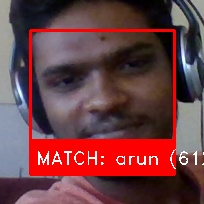
#> input picture snapshots/MATCH_arun_20261004_122101.jpg, 204 x 204 px
$ python -i face_detector.py   (imports and definitions only)
#> lines starting #> are read from the running program, lines starting #| are printed output that depends on the picture
#> further down, picture is the input picture: shape (204, 204, 3); mean B, G, R 67.4, 62.9, 108.9
### config/settings.py
import os

BASE_DIR = os.path.dirname(os.path.dirname(os.path.abspath(__file__)))

def _load_env():
    env_path = os.path.join(BASE_DIR, ".env")
    if os.path.exists(env_path):
        with open(env_path) as f:
            for line in f:
                line = line.strip()
                if line and not line.startswith("#") and "=" in line:
                    key, _, value = line.partition("=")
                    key = key.strip()
                    value = value.strip()
                    if value and not os.environ.get(key):
                        os.environ[key] = value

_load_env()
KNOWN_FACES_DIR = os.path.join(BASE_DIR, "known_faces")
SNAPSHOTS_DIR = os.path.join(BASE_DIR, "snapshots")
LOGS_DIR = os.path.join(BASE_DIR, "logs")
DATASET_DIR = os.path.join(BASE_DIR, "dataset")
MODELS_DIR = os.path.join(BASE_DIR, "models")

FACE_CASCADE_PATH = os.path.join(MODELS_DIR, "haarcascade_frontalface_default.xml")
EYE_CASCADE_PATH = os.path.join(MODELS_DIR, "haarcascade_eye.xml")

CAMERA_INDEX = 0
CONFIDENCE_THRESHOLD = 0.4
ALERT_COOLDOWN_SECONDS = 30
SNAPSHOT_KEEP = 50
SCALE_FACTOR = 1.3
MIN_NEIGHBORS = 5
FRAME_WIDTH = 640
FRAME_HEIGHT = 480
ALERT_EMAIL = "your_email@gmail.com"
SMTP_SERVER = "smtp.gmail.com"
SMTP_PORT = 587
SENDER_EMAIL = os.environ.get("SENDER_EMAIL", "")
SENDER_PASSWORD = os.environ.get("SENDER_PASSWORD", "")

YOLO_CFG = os.path.join(MODELS_DIR, "yolov4-tiny.cfg")
YOLO_WEIGHTS = os.path.join(MODELS_DIR, "yolov4-tiny.weights")
YOLO_NAMES = os.path.join(MODELS_DIR, "coco.names")
YOLO_CONFIDENCE = 0.4
YOLO_THRESHOLD = 0.4
SUSPICIOUS_OBJECTS = ["backpack", "handbag", "suitcase", "cell phone", "knife", "scissors"]
SIREN_ENABLED = True
SIREN_SOUND_PATH = os.path.join(BASE_DIR, "sounds", "siren.wav")

### src/face_detector.py
import cv2
import os
import sys
import time
from datetime import datetime

sys.path.append(os.path.dirname(os.path.dirname(os.path.abspath(__file__))))
from config.settings import (
    FACE_CASCADE_PATH, EYE_CASCADE_PATH,
    CAMERA_INDEX, SCALE_FACTOR, MIN_NEIGHBORS,
    FRAME_WIDTH, FRAME_HEIGHT, SNAPSHOTS_DIR
)


class FaceDetector:
    def __init__(self):
        self.face_cascade = cv2.CascadeClassifier(FACE_CASCADE_PATH)
        self.eye_cascade = cv2.CascadeClassifier(EYE_CASCADE_PATH)

        if self.face_cascade.empty():
            raise IOError("Failed to load face cascade classifier.")
        if self.eye_cascade.empty():
            raise IOError("Failed to load eye cascade classifier.")

    def detect_faces(self, frame):
        gray = cv2.cvtColor(frame, cv2.COLOR_BGR2GRAY)
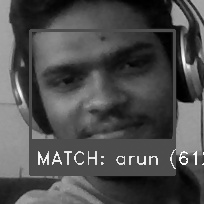
#> gray: shape (204, 204); min 0, max 254, mean 77.2
        faces = self.face_cascade.detectMultiScale(
            gray, scaleFactor=SCALE_FACTOR, minNeighbors=MIN_NEIGHBORS, minSize=(50, 50)
        )
#> faces = ()
        results = []
        for (x, y, w, h) in faces:
            roi_gray = gray[y:y+h, x:x+w]
            roi_color = frame[y:y+h, x:x+w]
            eyes = self.eye_cascade.detectMultiScale(roi_gray)
            results.append({
                "x": x, "y": y, "w": w, "h": h,
                "eyes_detected": len(eyes),
                "timestamp": datetime.now().strftime("%Y-%m-%d %H:%M:%S")
            })
#> this loop made 0 passes
#> after the loop, results = []
        return results

    def draw_detections(self, frame, detections):
        for det in detections:
            x, y, w, h = det["x"], det["y"], det["w"], det["h"]
            cv2.rectangle(frame, (x, y), (x+w, y+h), (0, 255, 0), 2)
            label = f"Face ({det['eyes_detected']} eyes)"
            cv2.putText(frame, label, (x, y-10),
                        cv2.FONT_HERSHEY_SIMPLEX, 0.6, (0, 255, 0), 2)
        return frame

    def save_snapshot(self, frame, detection):
        os.makedirs(SNAPSHOTS_DIR, exist_ok=True)
        timestamp = datetime.now().strftime("%Y%m%d_%H%M%S")
        filename = f"snapshot_{timestamp}.jpg"
        filepath = os.path.join(SNAPSHOTS_DIR, filename)
        x, y, w, h = detection["x"], detection["y"], detection["w"], detection["h"]
        padding = 20
        y1 = max(0, y - padding)
        y2 = min(frame.shape[0], y + h + padding)
        x1 = max(0, x - padding)
        x2 = min(frame.shape[1], x + w + padding)
        cv2.imwrite(filepath, frame[y1:y2, x1:x2])
        return filepath

>>> import cv2
>>> picture = cv2.imread('../snapshots/MATCH_arun_20261004_122101.jpg')
>>> result = FaceDetector().detect_faces(picture)
#> result = []

$ run again, on snapshots/MATCH_arun_20261004_122529.jpg
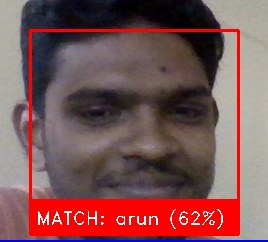
#> input picture snapshots/MATCH_arun_20261004_122529.jpg, 268 x 242 px
#> picture is the input picture: shape (242, 268, 3); mean B, G, R 85.8, 84.1, 125.5
#> in detect_faces, `gray = cv2.cvtColor(frame, cv2.COLOR_BGR2GRAY)`:
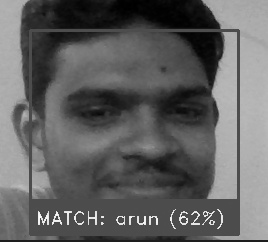
#> gray: shape (242, 268); min 0, max 254, mean 96.7
#> faces = [[49, 36, 196, 196]]
#> the loop in detect_faces, `for (x, y, w, h) in faces:` made 1 pass
#> (x, y, w, h, eyes) on pass 1: (49, 36, 196, 196, [[110, 52, 48, 48]])
#> pass 1, in detect_faces, `roi_color = frame[y:y+h, x:x+w]`:
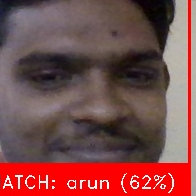
#> roi_color: shape (196, 196, 3); mean B, G, R 74.5, 75.6, 125.3
#> after the loop in detect_faces, `for (x, y, w, h) in faces:`: results = 1 item

$ run again, on snapshots/MATCH_ujjeef_20260910_162414.jpg
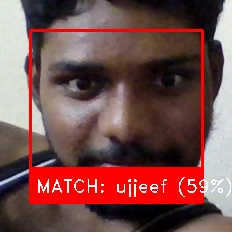
#> input picture snapshots/MATCH_ujjeef_20260910_162414.jpg, 232 x 232 px
#> picture is the input picture: shape (232, 232, 3); mean B, G, R 75.8, 77.7, 120.4
#> in detect_faces, `gray = cv2.cvtColor(frame, cv2.COLOR_BGR2GRAY)`:
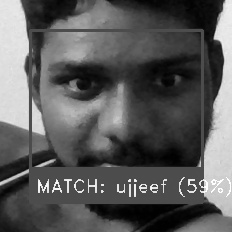
#> gray: shape (232, 232); min 0, max 255, mean 90.3
#> faces = [[20, 11, 196, 196]]
#> the loop in detect_faces, `for (x, y, w, h) in faces:` made 1 pass
#> (x, y, w, h, eyes) on pass 1: (20, 11, 196, 196, [[123, 44, 50, 50], [29, 40, 60, 60]])
#> pass 1, in detect_faces, `roi_color = frame[y:y+h, x:x+w]`:
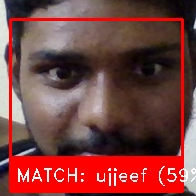
#> roi_color: shape (196, 196, 3); mean B, G, R 62.5, 64.7, 122.8
#> after the loop in detect_faces, `for (x, y, w, h) in faces:`: results = 1 item
